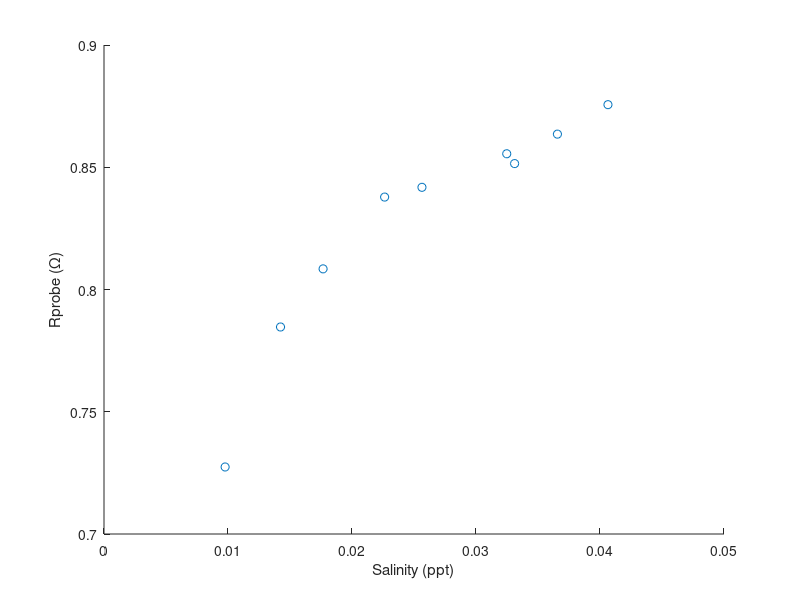

This figure's MATLAB source:
% all voltages are peak-to-peak
Vindiv = [1.52
1.5
1.50
1.49
1.49
1.48
1.48
1.48
1.48];
Rin1 = 10070
Rin2 = 14760
Vin = Vindiv/(Rin2/(Rin1+Rin2));

Vout = [1.86
1.98
2.04
2.10
2.11
2.13
2.12
2.15
2.18];
R2 = 67;
Rprobe = (Vin-Vout)*R2./Vout;

waterMasses = [81.1
55.4
55.6
69.1
38.0
56.6
58.4
60.6
89.7];
saltMasses = [0.8
0.8
1.0
1.6
1.0
1.9
2.0
2.3
3.8];
salinity = saltMasses./(saltMasses+waterMasses);

hold on
% scatter(salinity, Rprobe, "filled")
scatter(salinity, Vout./Vin)
hold off
xlabel('Salinity (ppt)')
ylabel('Rprobe (\Omega)')

